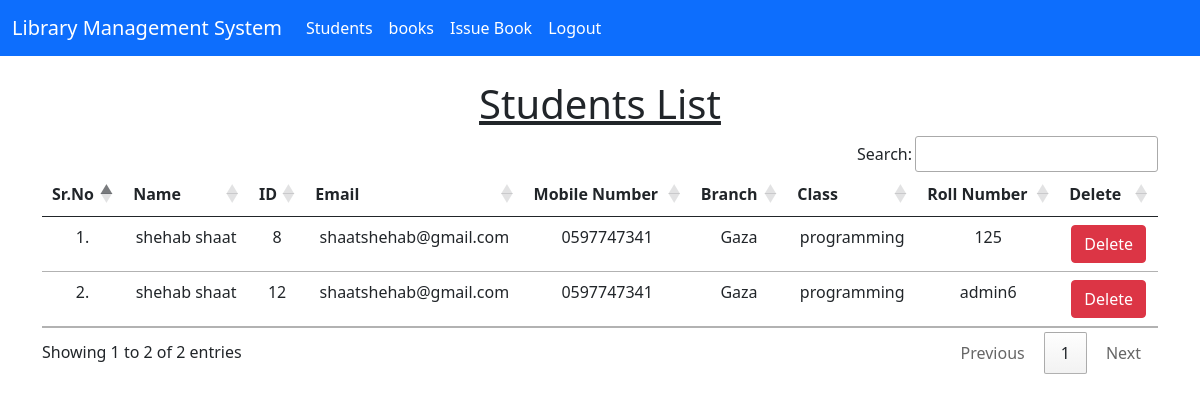
Before: /view_students/ (signed in) with the older database file.
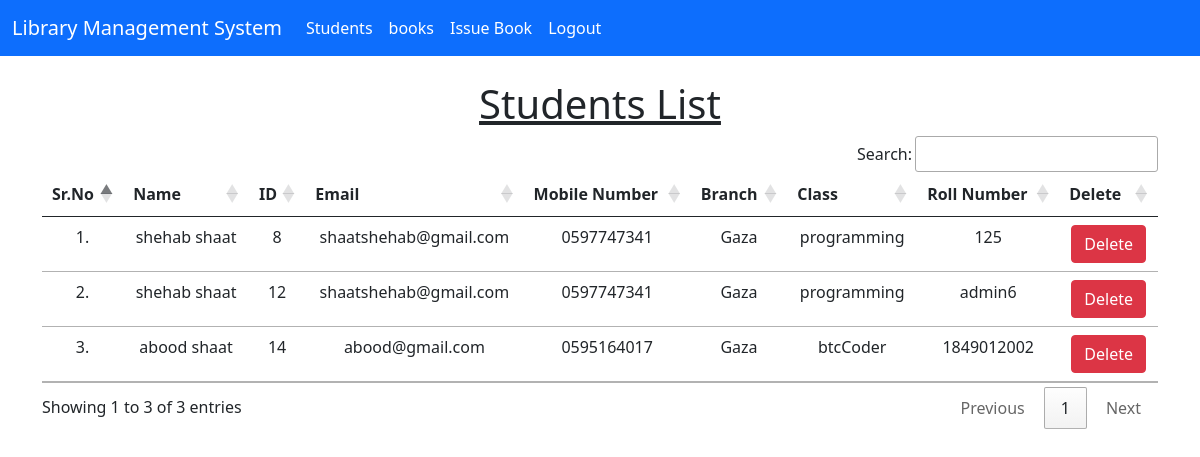
After: the same page with the newer database file.
### library/models.py (models this page shows, shortened)
class Student(models.Model):
    user = models.OneToOneField(User, on_delete=models.CASCADE)
    classroom = models.CharField(max_length=10)
    branch = models.CharField(max_length=10)
    roll_no = models.CharField(max_length=3, blank=True)
    phone = models.CharField(max_length=10, blank=True)
    image = models.ImageField(upload_to="", blank=True)

### library/views.py (the view)
# urls.py: path("view_students/", views.view_students, name="view_students"),
@login_required(login_url = '/admin_login')
def view_students(request):
    students = Student.objects.all()
    return render(request, "view_students.html", {'students':students})

### library/templates/view_students.html (shortened to what this page needs)
{% extends 'admin_navbar.html' %}
{% load static %}
{% block body %}
<div class="container mt-4">
    <h1 class="text-center"><u>Students List</u></h1>
    <table class="table table-hover" id="example">
        <thead>
            <tr class="text-center">
                <th>Sr.No</th>
                <th>Name</th>
                <th>ID</th>
                <th>Email</th>
                <th>Mobile Number</th>
                <th>Branch</th>
                <th>Class</th>
                <th>Roll Number</th>
                <th>Delete</th>
            </tr>
        </thead>
        <tbody>
            {% for student in students %}
            <tr class="text-center">
                <td>{{forloop.counter}}.</td>
                <td>{{student.user.get_full_name}}</td>
                <td>{{student.user.id}}</td>
                <td>{{student.user.email}}</td>
                <td>{{student.phone}}</td>
                <td>{{student.branch}}</td>
                <td>{{student.classroom}}</td>
                <td>{{student.roll_no}}</td>
                <td><a href="/delete_student/{{student.id}}/" class="btn btn-danger" onclick="return confirm('Are you sure you want to delete this student?')">Delete</a></td>
            </tr>
            {% endfor %}
        </tbody>
    </table>
    </div>
{% endblock %}

### library/templates/admin_navbar.html (shortened to what this page needs)
<!doctype html>
<html lang="en">
  <head>
    <link href="https://cdn.jsdelivr.net/npm/bootstrap@5.1.0/dist/css/bootstrap.min.css" rel="stylesheet">
    <link rel="stylesheet" href="https://cdn.datatables.net/1.10.25/css/jquery.dataTables.min.css">
    <link rel="stylesheet" href="https://cdn.datatables.net/buttons/1.7.1/css/buttons.dataTables.min.css">
  </head>
  <body>
    <nav class="navbar navbar-expand-lg navbar-dark  bg-primary">
      <div class="container-fluid">
        <a class="navbar-brand" href="#">Library Management System</a>
        <div class="collapse navbar-collapse" id="navbarSupportedContent">
          <ul class="navbar-nav me-auto mb-2 mb-lg-0">
            <li class="nav-item">
              <a class="nav-link active" aria-current="page" href="/view_students/">Students</a>
            </li>
            <li class="nav-item">
              <a class="nav-link active" aria-current="page" href="/add_book/">books</a>
            </li>
            <li class="nav-item">
              <a class="nav-link active" aria-current="page" href="/issue_book/">Issue Book</a>
            </li>
            <li class="nav-item">
              <a class="nav-link active" aria-current="page" href="/logout/">Logout</a>
            </li>
            <li class="nav-item">
              <a style="font-weight:600; font-family:'Segoe UI', Tahoma, Geneva, Verdana, sans-serif; font-size: large;" class="nav-link active" href="#"></a>
            </li>
          </ul>
        </div>
      </div>
    </nav>
    {% block body %}
    {% endblock %}
  </body>
</html>

Changed rows visible on the page:
added Student: user.get_full_name "abood shaat", user.id "14", user.email "abood@gmail.com", phone "0595164017", branch "Gaza", classroom "btcCoder", roll_no "1849012002"
Other visible differences:
text written by a page script: "Search: Showing 1 to 2 of 2 entries Previous 1 Next" → "Search: Showing 1 to 3 of 3 entries Previous 1 Next"
